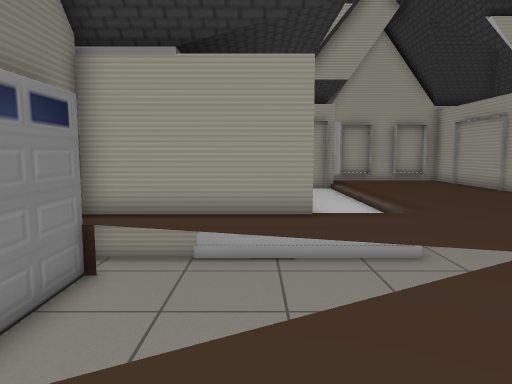
view 1 (above)

12 first-person views from a walk through a Gazebo world. The camera is 0.71 m above the floor, tilts 6° down and sees 70° across. The floor is counted in squares, 0.5 m on a side. Each view is taken from the middle of a square. On the plan, view 1 faces up. The plan holds only what a view shows up to about 16 squares ahead; the rest is blank. Simple patterns stand in for the simulator's built-in surfaces.

view 2
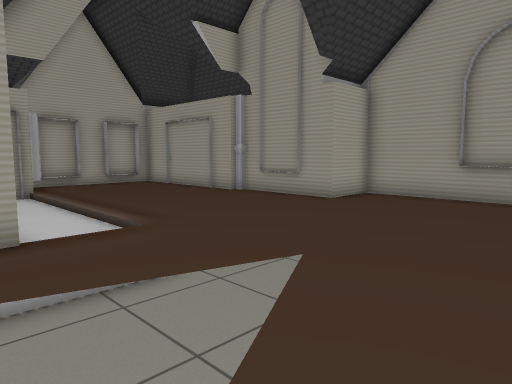

view 3
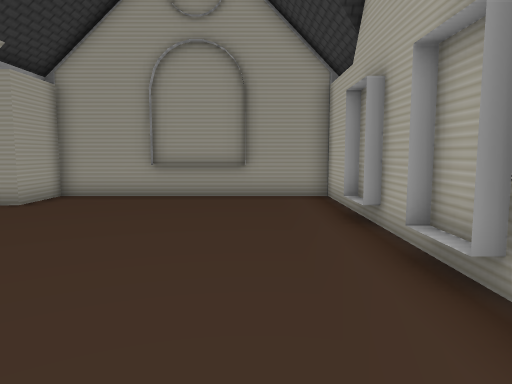

view 4
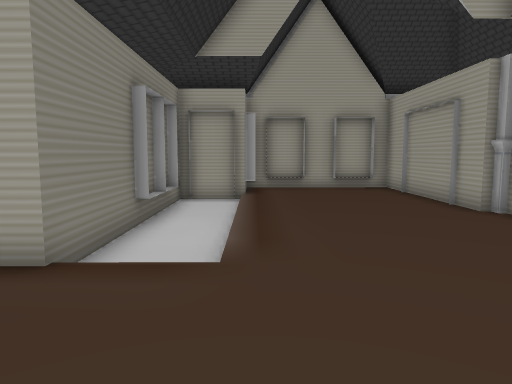

view 5
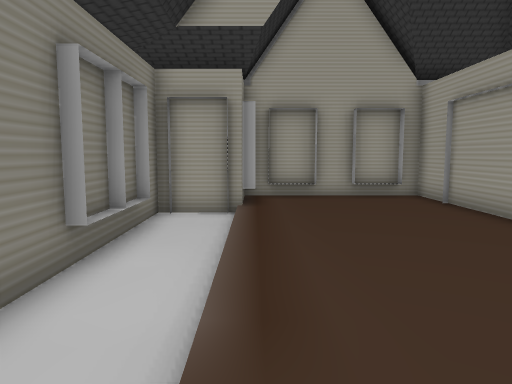

view 6
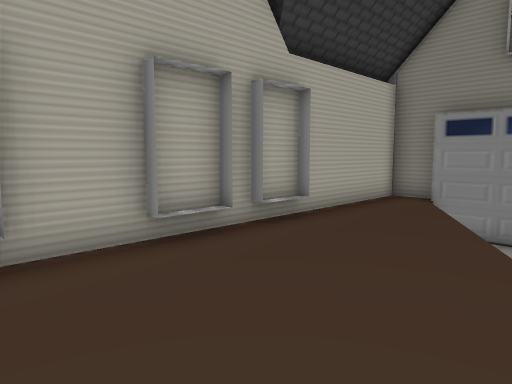

view 7
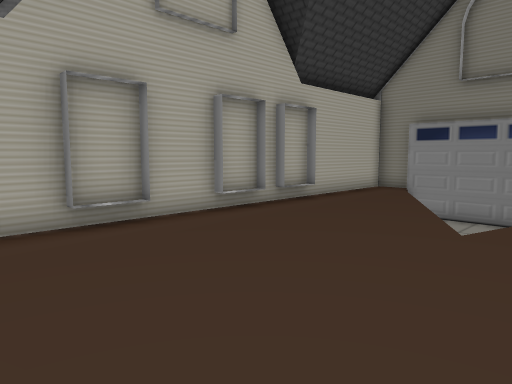

view 8
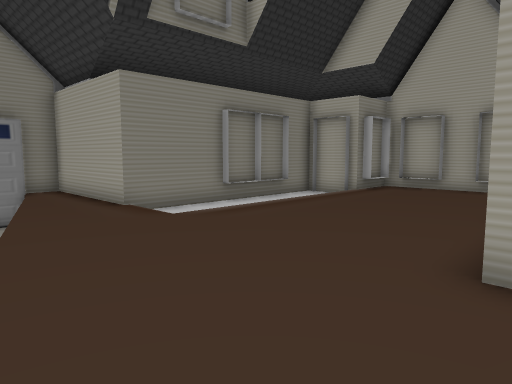

view 9
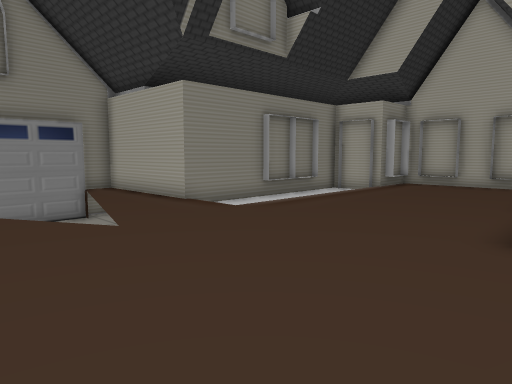

view 10
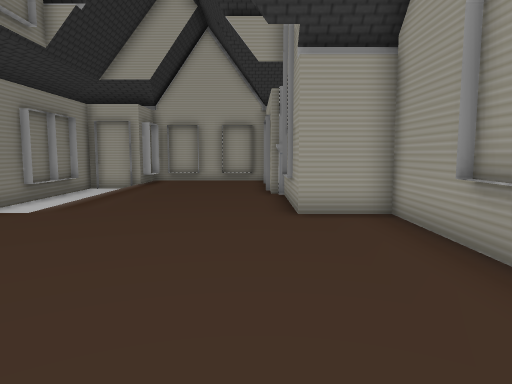

view 11
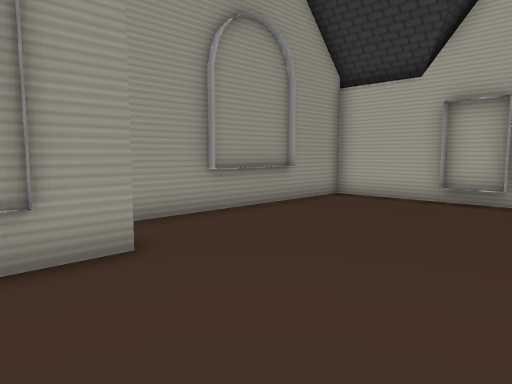

view 12
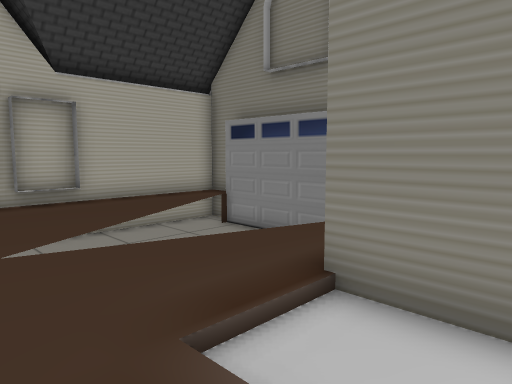

### Floor plan
Key: @ floor where view 1 was taken; # wall or solid block; . main floor; - floor 0.1 m lower than the main floor; = window, fence, low wall or low ledge; v drop or lower ground.
Columns run from 4 left of view 1 to 12 right of it. Each row starts with its distance up from view 1.
 20           ####
 19         ###.###
 18        ##.....#
 17      ###......#
 16      #--......#
 15      #--......#
 14      #--......#
 13      #--......#
 12      #--......#
 11      #--......#
 10      #--......#
  9 ######--......###
  8 #...............#
  7 #vv.............#
  6 #vvvvv..........#
  5 #vvvvvvv=.......#
  4 #vvv vv.........#
  3 #vvvv...........#
  2 #vv.............#
  1 #...............#
  0 #...@...##......#
 -1 #################

Positions as (right, up) in squares from view 1, and headings:
1: (0, 0), facing up
2: (0, 2), facing up-right
3: (0, 2), facing right
4: (4, 4), facing up
5: (4, 7), facing up
6: (8, 5), facing down-left
7: (11, 7), facing down-left
8: (11, 4), facing up-left
9: (11, 2), facing up-left
10: (9, 0), facing up
11: (5, 11), facing down-right
12: (5, 11), facing down-left
